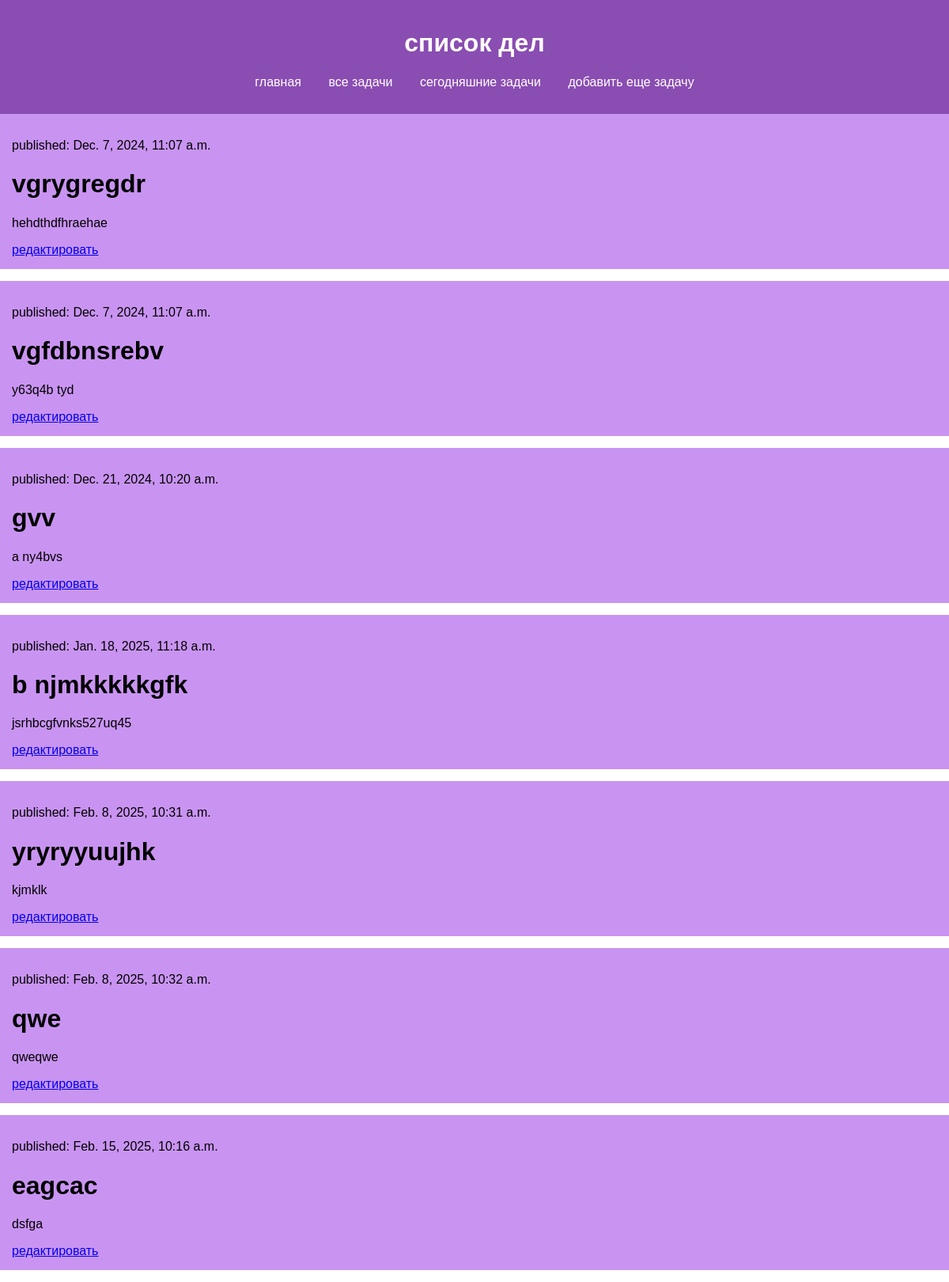
/all_task/, run on the app's committed database.
### miye/models.py (models this page shows, shortened)
class Task(models.Model):
    title = models.CharField(unique=True, max_length=200)
    description = models.TextField(blank=True, null=True)
    created_at = models.DateTimeField(auto_now_add=True)
    updated_at= models.DateTimeField(auto_now=True)
    completed = models.BooleanField(default=False)

### miye/views.py (the view)
# urls.py: path('all_task/', get_tasks, name='taskList'),
def get_tasks(request):
    tasks = Task.objects.all()
    return render(request, 'all_task.html',{'tasks':tasks})

### miye/templates/all_task.html
{% extends 'base.html' %}
{% block content %}
    {% for task in tasks %}
    <div>
        <p>published: {{ task.created_at }}</p>
        <h1>{{ task.title }}</h1>
        <p>{{ task.description }}</p>
        <a href="{% url 'edit_task' task.title %}">редактировать</a>
     </div>
    {% endfor %}
{% endblock %}

### miye/templates/base.html (shortened to what this page needs)
<!DOCTYPE html>
<html lang="ru">
<head>
    {% load static %}
    <link rel="stylesheet" href="{% static 'css/styles.css' %}">
</head>
<body>
    <header>
        <h1>список дел</h1>
        <nav>
            <ul>
                <li><a href="/">главная</a></li>
                <li><a href="/all_task/">все задачи</a></li>
                <li><a href="/today_task/">сегодняшние задачи</a></li>
                <li><a href="/add-task/">добавить еще задачу</a></li>
            </ul>
        </nav>
    </header>
    <main>
    {% block content %}
    {% endblock %}
    </main>
</body>
</html>

### miye/static/css/styles.css (style rules this page uses)
body { font-family: Arial, sans-serif; margin: 0; padding: 0; }
header { background-color: #8A4DB2; color: white; padding: 15px; text-align: center; }
nav ul { list-style-type: none; padding: 0; }
nav ul li { display: inline; margin: 0 15px; }
nav ul li a { color: white; text-decoration: none; }
div { background-color: #C994F1; padding: 15px; margin-bottom: 15px; }

### data on the page
Task: created_at "Dec. 7, 2024, 11:07 a.m.", title "vgrygregdr", description "hehdthdfhraehae"
Task: created_at "Dec. 7, 2024, 11:07 a.m.", title "vgfdbnsrebv", description "y63q4b tyd"
Task: created_at "Dec. 21, 2024, 10:20 a.m.", title "gvv", description "a ny4bvs"
Task: created_at "Jan. 18, 2025, 11:18 a.m.", title "b njmkkkkkgfk", description "jsrhbcgfvnks527uq45"
Task: created_at "Feb. 8, 2025, 10:31 a.m.", title "yryryyuujhk", description "kjmklk"
Task: created_at "Feb. 8, 2025, 10:32 a.m.", title "qwe", description "qweqwe"
Task: created_at "Feb. 15, 2025, 10:16 a.m.", title "eagcac", description "dsfga"
